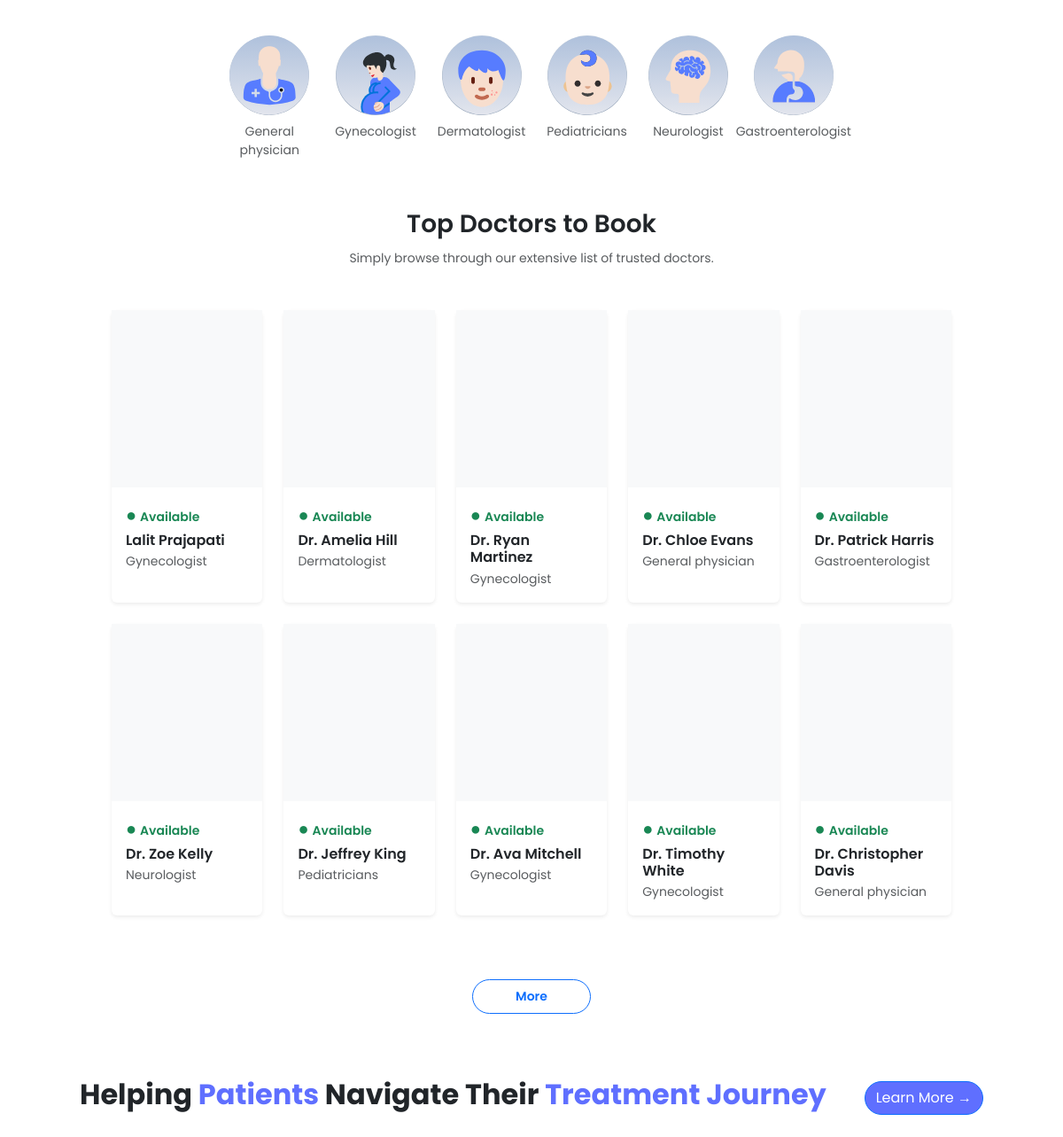
The app's page / (middle part), older data.
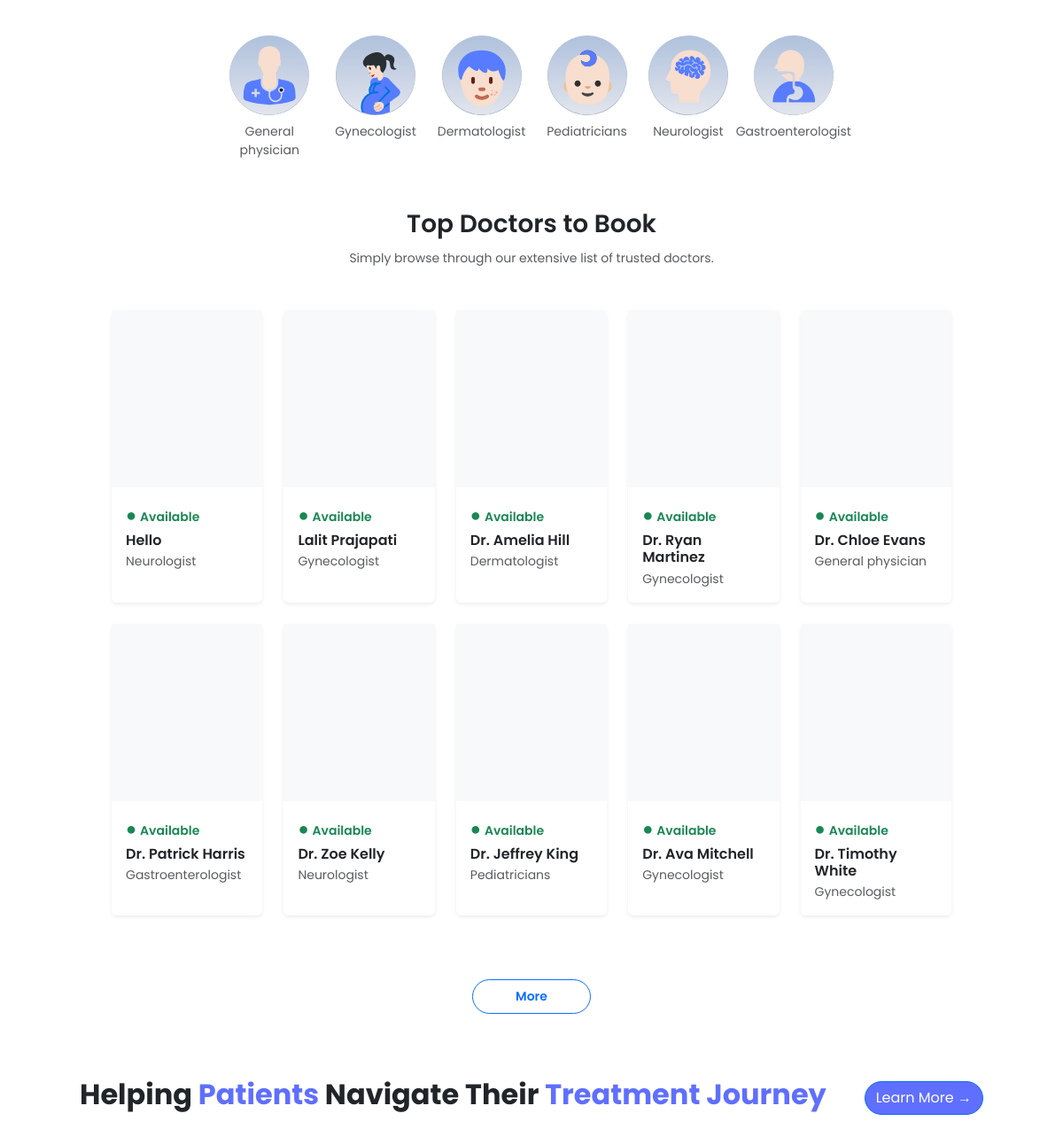
The same page, newer data.
### appointment/models.py (models this page shows, shortened)
class Doctor(models.Model):
    image = CloudinaryField('image', folder='doctor_image')
    name = models.CharField(max_length=100)
    email = models.EmailField()
    username = models.CharField(max_length=255, unique=True)
    password = models.CharField(max_length=100)
    experience = models.IntegerField()
    fees = models.FloatField()
    category = models.ForeignKey(Category, on_delete=models.CASCADE)
    degree = models.CharField(max_length=50)
    about = models.TextField()
    address = models.TextField()
    available = models.BooleanField(default=True)

class Category(models.Model):
    name = models.CharField(max_length=100)
    def __str__(self):
        return self.name

### appointment/views.py (the view)
# urls.py: path('', views.index, name='home'),
def index(request):
    doctors = Doctor.objects.filter(available=True).order_by('-id')[:10]
    return render(request, 'index.html', {'doctors': doctors, })

### templates/index.html (shortened to what the changed rows need)
{% extends "layout.html" %}
{% load static %}
{% block contant %}
    <main class="container py-5 px-5">
        <section class="mt-5 px-5">
            <div class="row row-cols-2 row-cols-sm-5 g-4">
                {% for doctor in doctors %}
                <div class="col" data-aos="fade-up" data-aos-delay="{{ forloop.counter0|add:1 }}00">
                    <div class="card border-0 rounded shadow-sm h-100"
                        style="transition: all 0.3s ease;"
                        onmouseover="this.style.transform='translateY(-10px)'; this.style.boxShadow='0 15px 30px rgba(0,0,0,0.15)'"
                        onmouseout="this.style.transform='translateY(0px)'; this.style.boxShadow=''">
                        <div class="bg-light d-flex justify-content-center align-items-center overflow-hidden"
                            style="height: 200px;">
                        </div>
                        <div class="card-body pb-3 d-flex flex-column">
                            <p class="text-success small fw-semibold mb-1">
                                <span class="me-1 fs-5">●</span>Available
                            </p>
                            <h6 class="card-title fw-semibold mb-1">
                                {{ doctor.name }}
                            </h6>
                            <p class="text-muted small mb-0">
                                {{ doctor.category }}
                            </p>
                        </div>
                    </div>
                </div>
                {% endfor %}
            </div>
        </section>
        <section class="container my-5">
            <div class="d-flex justify-content-between align-items-center mb-4 flex-wrap">
                <h2 class="fw-bold" data-aos="fade-right">
                    Helping <span style="color:rgb(95 111 255);">Patients</span> Navigate Their
                    <span style="color:rgb(95 111 255);">Treatment Journey</span>
                </h2>
            </div>
        </section>
  </main>
{% endblock contant %}

Row changes from the older to the newer data that the page shows:
no longer on this page (row unchanged): Doctor: name "Dr. Christopher Davis", category "General physician"
now on this page (row edited): Doctor: name "Hello", category "Neurologist"
